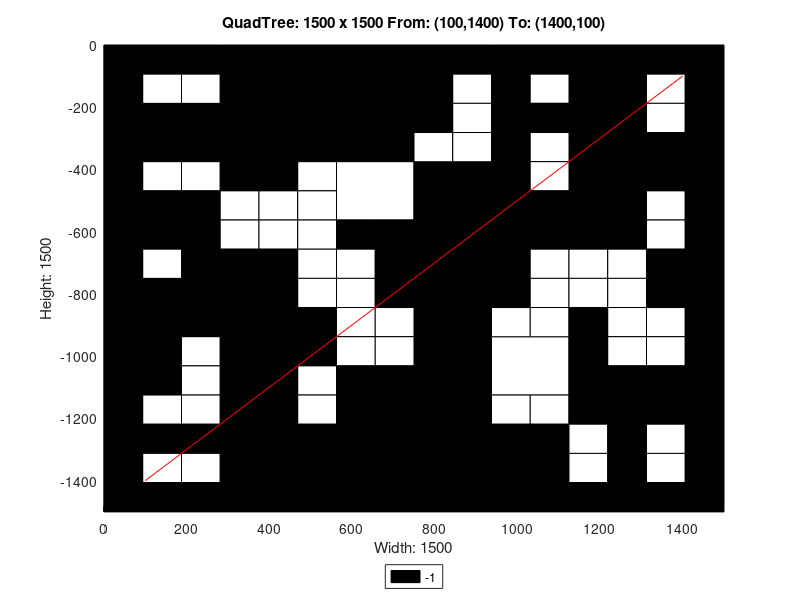

Source code (MATLAB):
axis([0 1500 -1500 0]);
title('QuadTree: 1500 x 1500 From: (100,1400) To: (1400,100)');
xlabel('Width: 1500');
ylabel('Height: 1500');
rectangle('Position',[375 -375 375 375], 'FaceColor',[0 0 0]);
rectangle('Position',[0 -375 187.5 187.5], 'FaceColor',[0 0 0]);
rectangle('Position',[187.5 -375 187.5 187.5], 'FaceColor',[0 0 0]);
rectangle('Position',[562.5 -562.5 187.5 187.5], 'FaceColor',[1 1 1]);
rectangle('Position',[1125 -187.5 187.5 187.5], 'FaceColor',[0 0 0]);
rectangle('Position',[1125 -375 187.5 187.5], 'FaceColor',[0 0 0]);
rectangle('Position',[750 -562.5 187.5 187.5], 'FaceColor',[0 0 0]);
rectangle('Position',[750 -750 187.5 187.5], 'FaceColor',[0 0 0]);
rectangle('Position',[1125 -562.5 187.5 187.5], 'FaceColor',[0 0 0]);
rectangle('Position',[0 -937.5 187.5 187.5], 'FaceColor',[0 0 0]);
rectangle('Position',[187.5 -937.5 187.5 187.5], 'FaceColor',[0 0 0]);
rectangle('Position',[0 -1125 187.5 187.5], 'FaceColor',[0 0 0]);
rectangle('Position',[562.5 -1312.5 187.5 187.5], 'FaceColor',[0 0 0]);
rectangle('Position',[375 -1500 187.5 187.5], 'FaceColor',[0 0 0]);
rectangle('Position',[562.5 -1500 187.5 187.5], 'FaceColor',[0 0 0]);
rectangle('Position',[750 -937.5 187.5 187.5], 'FaceColor',[0 0 0]);
rectangle('Position',[750 -1125 187.5 187.5], 'FaceColor',[0 0 0]);
rectangle('Position',[937.5 -1125 187.5 187.5], 'FaceColor',[1 1 1]);
rectangle('Position',[750 -1312.5 187.5 187.5], 'FaceColor',[0 0 0]);
rectangle('Position',[750 -1500 187.5 187.5], 'FaceColor',[0 0 0]);
rectangle('Position',[937.5 -1500 187.5 187.5], 'FaceColor',[0 0 0]);
rectangle('Position',[0 -93.75 93.75 93.75], 'FaceColor',[0 0 0]);
rectangle('Position',[93.75 -93.75 93.75 93.75], 'FaceColor',[0 0 0]);
rectangle('Position',[0 -187.5 93.75 93.75], 'FaceColor',[0 0 0]);
rectangle('Position',[93.75 -187.5 93.75 93.75], 'FaceColor',[1 1 1]);
rectangle('Position',[187.5 -93.75 93.75 93.75], 'FaceColor',[0 0 0]);
rectangle('Position',[281.25 -93.75 93.75 93.75], 'FaceColor',[0 0 0]);
rectangle('Position',[187.5 -187.5 93.75 93.75], 'FaceColor',[1 1 1]);
rectangle('Position',[281.25 -187.5 93.75 93.75], 'FaceColor',[0 0 0]);
rectangle('Position',[0 -468.75 93.75 93.75], 'FaceColor',[0 0 0]);
rectangle('Position',[93.75 -468.75 93.75 93.75], 'FaceColor',[1 1 1]);
rectangle('Position',[0 -562.5 93.75 93.75], 'FaceColor',[0 0 0]);
rectangle('Position',[93.75 -562.5 93.75 93.75], 'FaceColor',[0 0 0]);
rectangle('Position',[187.5 -468.75 93.75 93.75], 'FaceColor',[1 1 1]);
rectangle('Position',[281.25 -468.75 93.75 93.75], 'FaceColor',[0 0 0]);
rectangle('Position',[187.5 -562.5 93.75 93.75], 'FaceColor',[0 0 0]);
rectangle('Position',[281.25 -562.5 93.75 93.75], 'FaceColor',[1 1 1]);
rectangle('Position',[0 -656.25 93.75 93.75], 'FaceColor',[0 0 0]);
rectangle('Position',[93.75 -656.25 93.75 93.75], 'FaceColor',[0 0 0]);
rectangle('Position',[0 -750 93.75 93.75], 'FaceColor',[0 0 0]);
rectangle('Position',[93.75 -750 93.75 93.75], 'FaceColor',[1 1 1]);
rectangle('Position',[187.5 -656.25 93.75 93.75], 'FaceColor',[0 0 0]);
rectangle('Position',[281.25 -656.25 93.75 93.75], 'FaceColor',[1 1 1]);
rectangle('Position',[187.5 -750 93.75 93.75], 'FaceColor',[0 0 0]);
rectangle('Position',[281.25 -750 93.75 93.75], 'FaceColor',[0 0 0]);
rectangle('Position',[375 -468.75 93.75 93.75], 'FaceColor',[0 0 0]);
rectangle('Position',[468.75 -468.75 93.75 93.75], 'FaceColor',[1 1 1]);
rectangle('Position',[375 -562.5 93.75 93.75], 'FaceColor',[1 1 1]);
rectangle('Position',[468.75 -562.5 93.75 93.75], 'FaceColor',[1 1 1]);
rectangle('Position',[375 -656.25 93.75 93.75], 'FaceColor',[1 1 1]);
rectangle('Position',[468.75 -656.25 93.75 93.75], 'FaceColor',[1 1 1]);
rectangle('Position',[375 -750 93.75 93.75], 'FaceColor',[0 0 0]);
rectangle('Position',[468.75 -750 93.75 93.75], 'FaceColor',[1 1 1]);
rectangle('Position',[562.5 -656.25 93.75 93.75], 'FaceColor',[0 0 0]);
rectangle('Position',[656.25 -656.25 93.75 93.75], 'FaceColor',[0 0 0]);
rectangle('Position',[562.5 -750 93.75 93.75], 'FaceColor',[1 1 1]);
rectangle('Position',[656.25 -750 93.75 93.75], 'FaceColor',[0 0 0]);
rectangle('Position',[750 -93.75 93.75 93.75], 'FaceColor',[0 0 0]);
rectangle('Position',[843.75 -93.75 93.75 93.75], 'FaceColor',[0 0 0]);
rectangle('Position',[750 -187.5 93.75 93.75], 'FaceColor',[0 0 0]);
rectangle('Position',[843.75 -187.5 93.75 93.75], 'FaceColor',[1 1 1]);
rectangle('Position',[937.5 -93.75 93.75 93.75], 'FaceColor',[0 0 0]);
rectangle('Position',[1031.25 -93.75 93.75 93.75], 'FaceColor',[0 0 0]);
rectangle('Position',[937.5 -187.5 93.75 93.75], 'FaceColor',[0 0 0]);
rectangle('Position',[1031.25 -187.5 93.75 93.75], 'FaceColor',[1 1 1]);
rectangle('Position',[750 -281.25 93.75 93.75], 'FaceColor',[0 0 0]);
rectangle('Position',[843.75 -281.25 93.75 93.75], 'FaceColor',[1 1 1]);
rectangle('Position',[750 -375 93.75 93.75], 'FaceColor',[1 1 1]);
rectangle('Position',[843.75 -375 93.75 93.75], 'FaceColor',[1 1 1]);
rectangle('Position',[937.5 -281.25 93.75 93.75], 'FaceColor',[0 0 0]);
rectangle('Position',[1031.25 -281.25 93.75 93.75], 'FaceColor',[0 0 0]);
rectangle('Position',[937.5 -375 93.75 93.75], 'FaceColor',[0 0 0]);
rectangle('Position',[1031.25 -375 93.75 93.75], 'FaceColor',[1 1 1]);
rectangle('Position',[1312.5 -93.75 93.75 93.75], 'FaceColor',[0 0 0]);
rectangle('Position',[1406.25 -93.75 93.75 93.75], 'FaceColor',[0 0 0]);
rectangle('Position',[1312.5 -187.5 93.75 93.75], 'FaceColor',[1 1 1]);
rectangle('Position',[1406.25 -187.5 93.75 93.75], 'FaceColor',[0 0 0]);
rectangle('Position',[1312.5 -281.25 93.75 93.75], 'FaceColor',[1 1 1]);
rectangle('Position',[1406.25 -281.25 93.75 93.75], 'FaceColor',[0 0 0]);
rectangle('Position',[1312.5 -375 93.75 93.75], 'FaceColor',[0 0 0]);
rectangle('Position',[1406.25 -375 93.75 93.75], 'FaceColor',[0 0 0]);
rectangle('Position',[937.5 -468.75 93.75 93.75], 'FaceColor',[0 0 0]);
rectangle('Position',[1031.25 -468.75 93.75 93.75], 'FaceColor',[1 1 1]);
rectangle('Position',[937.5 -562.5 93.75 93.75], 'FaceColor',[0 0 0]);
rectangle('Position',[1031.25 -562.5 93.75 93.75], 'FaceColor',[0 0 0]);
rectangle('Position',[937.5 -656.25 93.75 93.75], 'FaceColor',[0 0 0]);
rectangle('Position',[1031.25 -656.25 93.75 93.75], 'FaceColor',[0 0 0]);
rectangle('Position',[937.5 -750 93.75 93.75], 'FaceColor',[0 0 0]);
rectangle('Position',[1031.25 -750 93.75 93.75], 'FaceColor',[1 1 1]);
rectangle('Position',[1312.5 -468.75 93.75 93.75], 'FaceColor',[0 0 0]);
rectangle('Position',[1406.25 -468.75 93.75 93.75], 'FaceColor',[0 0 0]);
rectangle('Position',[1312.5 -562.5 93.75 93.75], 'FaceColor',[1 1 1]);
rectangle('Position',[1406.25 -562.5 93.75 93.75], 'FaceColor',[0 0 0]);
rectangle('Position',[1125 -656.25 93.75 93.75], 'FaceColor',[0 0 0]);
rectangle('Position',[1218.75 -656.25 93.75 93.75], 'FaceColor',[0 0 0]);
rectangle('Position',[1125 -750 93.75 93.75], 'FaceColor',[1 1 1]);
rectangle('Position',[1218.75 -750 93.75 93.75], 'FaceColor',[1 1 1]);
rectangle('Position',[1312.5 -656.25 93.75 93.75], 'FaceColor',[1 1 1]);
rectangle('Position',[1406.25 -656.25 93.75 93.75], 'FaceColor',[0 0 0]);
rectangle('Position',[1312.5 -750 93.75 93.75], 'FaceColor',[0 0 0]);
rectangle('Position',[1406.25 -750 93.75 93.75], 'FaceColor',[0 0 0]);
rectangle('Position',[187.5 -1031.25 93.75 93.75], 'FaceColor',[1 1 1]);
rectangle('Position',[281.25 -1031.25 93.75 93.75], 'FaceColor',[0 0 0]);
rectangle('Position',[187.5 -1125 93.75 93.75], 'FaceColor',[1 1 1]);
rectangle('Position',[281.25 -1125 93.75 93.75], 'FaceColor',[0 0 0]);
rectangle('Position',[375 -843.75 93.75 93.75], 'FaceColor',[0 0 0]);
rectangle('Position',[468.75 -843.75 93.75 93.75], 'FaceColor',[1 1 1]);
rectangle('Position',[375 -937.5 93.75 93.75], 'FaceColor',[0 0 0]);
rectangle('Position',[468.75 -937.5 93.75 93.75], 'FaceColor',[0 0 0]);
rectangle('Position',[562.5 -843.75 93.75 93.75], 'FaceColor',[1 1 1]);
rectangle('Position',[656.25 -843.75 93.75 93.75], 'FaceColor',[0 0 0]);
rectangle('Position',[562.5 -937.5 93.75 93.75], 'FaceColor',[1 1 1]);
rectangle('Position',[656.25 -937.5 93.75 93.75], 'FaceColor',[1 1 1]);
rectangle('Position',[375 -1031.25 93.75 93.75], 'FaceColor',[0 0 0]);
rectangle('Position',[468.75 -1031.25 93.75 93.75], 'FaceColor',[0 0 0]);
rectangle('Position',[375 -1125 93.75 93.75], 'FaceColor',[0 0 0]);
rectangle('Position',[468.75 -1125 93.75 93.75], 'FaceColor',[1 1 1]);
rectangle('Position',[562.5 -1031.25 93.75 93.75], 'FaceColor',[1 1 1]);
rectangle('Position',[656.25 -1031.25 93.75 93.75], 'FaceColor',[1 1 1]);
rectangle('Position',[562.5 -1125 93.75 93.75], 'FaceColor',[0 0 0]);
rectangle('Position',[656.25 -1125 93.75 93.75], 'FaceColor',[0 0 0]);
rectangle('Position',[0 -1218.75 93.75 93.75], 'FaceColor',[0 0 0]);
rectangle('Position',[93.75 -1218.75 93.75 93.75], 'FaceColor',[1 1 1]);
rectangle('Position',[0 -1312.5 93.75 93.75], 'FaceColor',[0 0 0]);
rectangle('Position',[93.75 -1312.5 93.75 93.75], 'FaceColor',[0 0 0]);
rectangle('Position',[187.5 -1218.75 93.75 93.75], 'FaceColor',[1 1 1]);
rectangle('Position',[281.25 -1218.75 93.75 93.75], 'FaceColor',[0 0 0]);
rectangle('Position',[187.5 -1312.5 93.75 93.75], 'FaceColor',[0 0 0]);
rectangle('Position',[281.25 -1312.5 93.75 93.75], 'FaceColor',[0 0 0]);
rectangle('Position',[0 -1406.25 93.75 93.75], 'FaceColor',[0 0 0]);
rectangle('Position',[93.75 -1406.25 93.75 93.75], 'FaceColor',[1 1 1]);
rectangle('Position',[0 -1500 93.75 93.75], 'FaceColor',[0 0 0]);
rectangle('Position',[93.75 -1500 93.75 93.75], 'FaceColor',[0 0 0]);
rectangle('Position',[187.5 -1406.25 93.75 93.75], 'FaceColor',[1 1 1]);
rectangle('Position',[281.25 -1406.25 93.75 93.75], 'FaceColor',[0 0 0]);
rectangle('Position',[187.5 -1500 93.75 93.75], 'FaceColor',[0 0 0]);
rectangle('Position',[281.25 -1500 93.75 93.75], 'FaceColor',[0 0 0]);
rectangle('Position',[375 -1218.75 93.75 93.75], 'FaceColor',[0 0 0]);
rectangle('Position',[468.75 -1218.75 93.75 93.75], 'FaceColor',[1 1 1]);
rectangle('Position',[375 -1312.5 93.75 93.75], 'FaceColor',[0 0 0]);
rectangle('Position',[468.75 -1312.5 93.75 93.75], 'FaceColor',[0 0 0]);
rectangle('Position',[937.5 -843.75 93.75 93.75], 'FaceColor',[0 0 0]);
rectangle('Position',[1031.25 -843.75 93.75 93.75], 'FaceColor',[1 1 1]);
rectangle('Position',[937.5 -937.5 93.75 93.75], 'FaceColor',[1 1 1]);
rectangle('Position',[1031.25 -937.5 93.75 93.75], 'FaceColor',[1 1 1]);
rectangle('Position',[1125 -843.75 93.75 93.75], 'FaceColor',[1 1 1]);
rectangle('Position',[1218.75 -843.75 93.75 93.75], 'FaceColor',[1 1 1]);
rectangle('Position',[1125 -937.5 93.75 93.75], 'FaceColor',[0 0 0]);
rectangle('Position',[1218.75 -937.5 93.75 93.75], 'FaceColor',[1 1 1]);
rectangle('Position',[1312.5 -843.75 93.75 93.75], 'FaceColor',[0 0 0]);
rectangle('Position',[1406.25 -843.75 93.75 93.75], 'FaceColor',[0 0 0]);
rectangle('Position',[1312.5 -937.5 93.75 93.75], 'FaceColor',[1 1 1]);
rectangle('Position',[1406.25 -937.5 93.75 93.75], 'FaceColor',[0 0 0]);
rectangle('Position',[1125 -1031.25 93.75 93.75], 'FaceColor',[0 0 0]);
rectangle('Position',[1218.75 -1031.25 93.75 93.75], 'FaceColor',[1 1 1]);
rectangle('Position',[1125 -1125 93.75 93.75], 'FaceColor',[0 0 0]);
rectangle('Position',[1218.75 -1125 93.75 93.75], 'FaceColor',[0 0 0]);
rectangle('Position',[1312.5 -1031.25 93.75 93.75], 'FaceColor',[1 1 1]);
rectangle('Position',[1406.25 -1031.25 93.75 93.75], 'FaceColor',[0 0 0]);
rectangle('Position',[1312.5 -1125 93.75 93.75], 'FaceColor',[0 0 0]);
rectangle('Position',[1406.25 -1125 93.75 93.75], 'FaceColor',[0 0 0]);
rectangle('Position',[937.5 -1218.75 93.75 93.75], 'FaceColor',[1 1 1]);
rectangle('Position',[1031.25 -1218.75 93.75 93.75], 'FaceColor',[1 1 1]);
rectangle('Position',[937.5 -1312.5 93.75 93.75], 'FaceColor',[0 0 0]);
rectangle('Position',[1031.25 -1312.5 93.75 93.75], 'FaceColor',[0 0 0]);
rectangle('Position',[1125 -1218.75 93.75 93.75], 'FaceColor',[0 0 0]);
rectangle('Position',[1218.75 -1218.75 93.75 93.75], 'FaceColor',[0 0 0]);
rectangle('Position',[1125 -1312.5 93.75 93.75], 'FaceColor',[1 1 1]);
rectangle('Position',[1218.75 -1312.5 93.75 93.75], 'FaceColor',[0 0 0]);
rectangle('Position',[1312.5 -1218.75 93.75 93.75], 'FaceColor',[0 0 0]);
rectangle('Position',[1406.25 -1218.75 93.75 93.75], 'FaceColor',[0 0 0]);
rectangle('Position',[1312.5 -1312.5 93.75 93.75], 'FaceColor',[1 1 1]);
rectangle('Position',[1406.25 -1312.5 93.75 93.75], 'FaceColor',[0 0 0]);
rectangle('Position',[1125 -1406.25 93.75 93.75], 'FaceColor',[1 1 1]);
rectangle('Position',[1218.75 -1406.25 93.75 93.75], 'FaceColor',[0 0 0]);
rectangle('Position',[1125 -1500 93.75 93.75], 'FaceColor',[0 0 0]);
rectangle('Position',[1218.75 -1500 93.75 93.75], 'FaceColor',[0 0 0]);
rectangle('Position',[1312.5 -1406.25 93.75 93.75], 'FaceColor',[1 1 1]);
rectangle('Position',[1406.25 -1406.25 93.75 93.75], 'FaceColor',[0 0 0]);
rectangle('Position',[1312.5 -1500 93.75 93.75], 'FaceColor',[0 0 0]);
rectangle('Position',[1406.25 -1500 93.75 93.75], 'FaceColor',[0 0 0]);
X=[1400,100];
Y=[-100,-1400];
hold on;
plot(X,Y,'r');
legend('-1','Location','southoutside');
